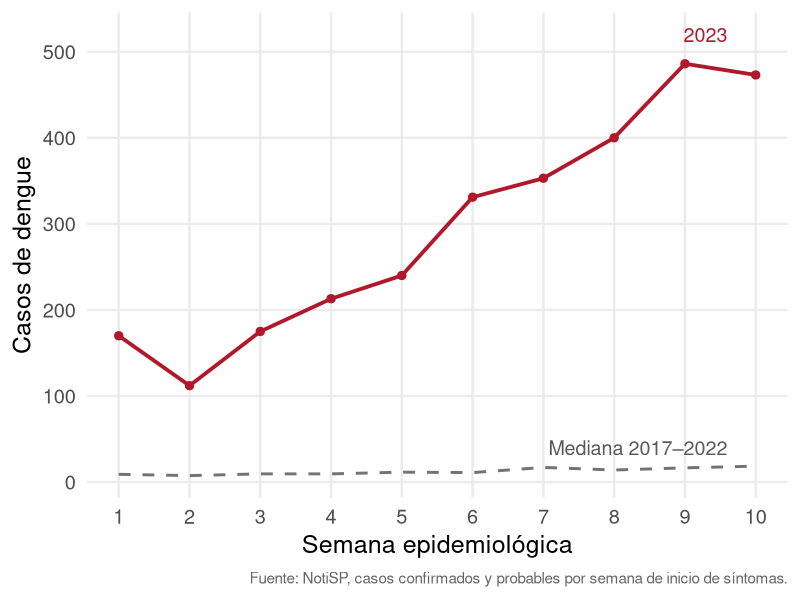
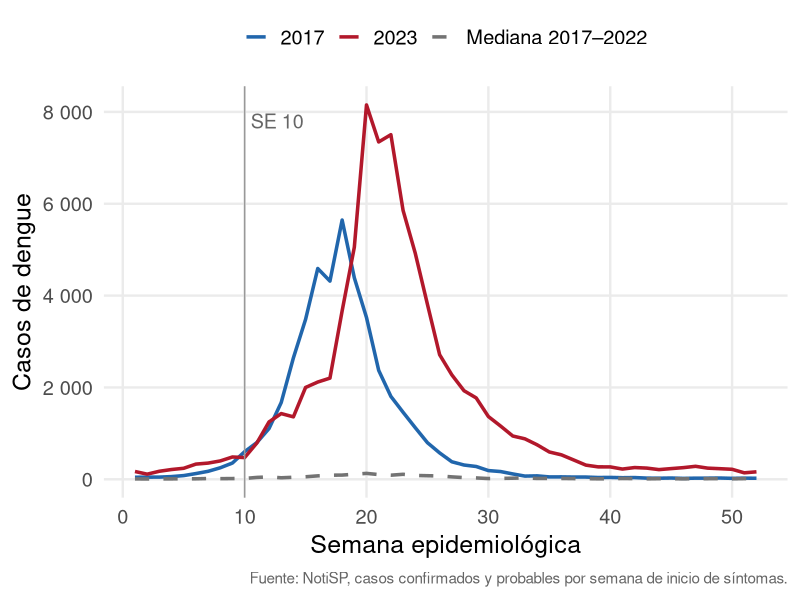
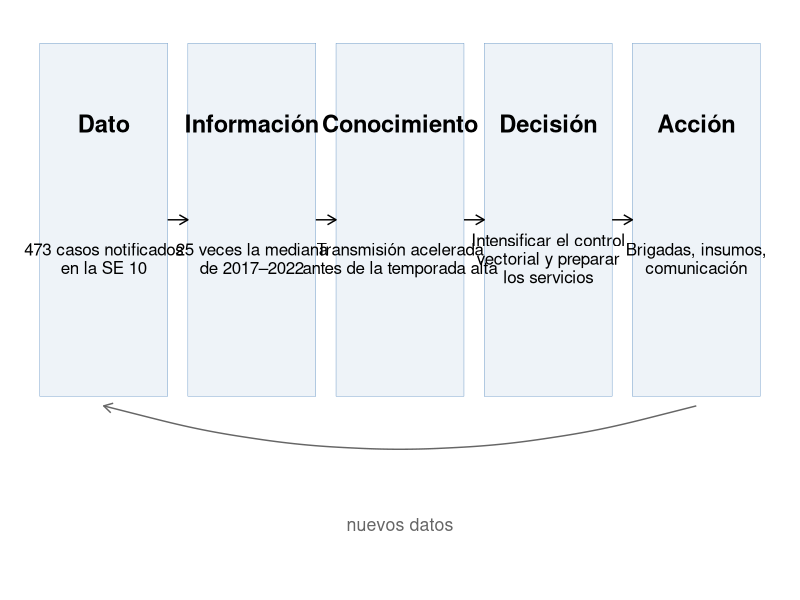
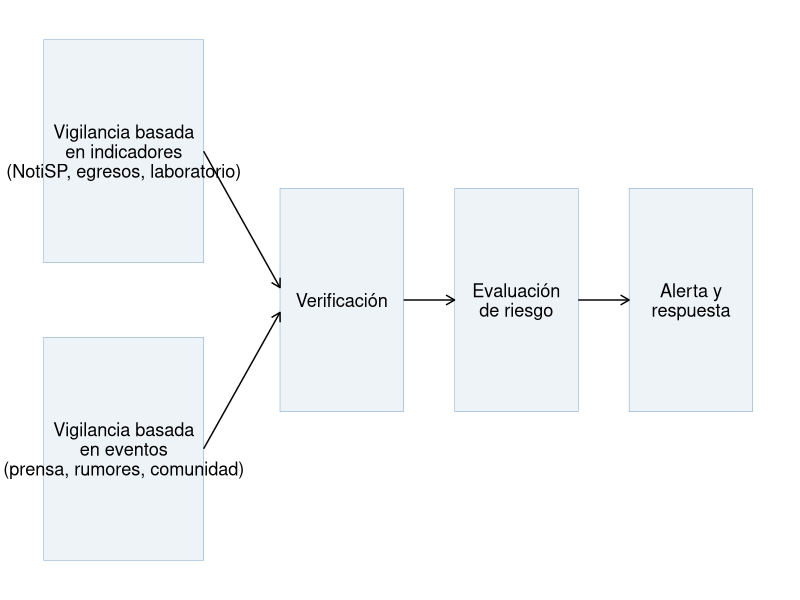

R code for these plots, in order:
## ---- chunk 1
#| label: datos
library(readr)
library(dplyr)
library(tidyr)
library(ggplot2)

dengue <- read_csv(
  file.path("..", "..", "datos", "procesados", "dengue_piura_semanal.csv"),
  show_col_types = FALSE
)

# Casos por año y semana, con ceros explícitos en semanas sin casos
serie <- dengue |>
  group_by(ano, semana) |>
  summarise(casos = sum(casos), .groups = "drop") |>
  complete(ano, semana = 1:52, fill = list(casos = 0))

referencia <- serie |>
  filter(ano %in% 2017:2022) |>
  group_by(semana) |>
  summarise(mediana = median(casos), .groups = "drop")

s2023 <- serie |> filter(ano == 2023)

tema <- theme_minimal(base_size = 18) +
  theme(panel.grid.minor = element_blank(),
        plot.caption = element_text(size = 11, colour = "grey40"))
fuente <- "Fuente: NotiSP, casos confirmados y probables por semana de inicio de síntomas."
## ---- chunk 2
#| label: curva-se10
#| fig-width: 11
#| fig-height: 5.2
s2023 |>
  filter(semana <= 10) |>
  ggplot(aes(semana, casos)) +
  geom_line(data = filter(referencia, semana <= 10),
            aes(y = mediana), linetype = "dashed", colour = "grey45",
            linewidth = 1) +
  geom_line(colour = "#b2182b", linewidth = 1.3) +
  geom_point(colour = "#b2182b", size = 2.5) +
  annotate("text", x = 9.6, y = 40, label = "Mediana 2017–2022",
           colour = "grey35", hjust = 1, size = 5) +
  annotate("text", x = 9.6, y = 520, label = "2023",
           colour = "#b2182b", hjust = 1, size = 5) +
  scale_x_continuous(breaks = 1:10) +
  labs(x = "Semana epidemiológica", y = "Casos de dengue", caption = fuente) +
  tema
## ---- chunk 3
#| label: curva-2023
#| fig-width: 11
#| fig-height: 5.4
bind_rows(
  s2023 |> mutate(serie = "2023"),
  serie |> filter(ano == 2017) |> mutate(serie = "2017"),
  referencia |> rename(casos = mediana) |> mutate(serie = "Mediana 2017–2022")
) |>
  ggplot(aes(semana, casos, colour = serie, linetype = serie)) +
  geom_line(linewidth = 1.2) +
  geom_vline(xintercept = 10, colour = "grey60") +
  annotate("text", x = 10.5, y = 7800, label = "SE 10", hjust = 0,
           colour = "grey40", size = 5) +
  scale_colour_manual(values = c("2023" = "#b2182b", "2017" = "#2166ac",
                                 "Mediana 2017–2022" = "grey45")) +
  scale_linetype_manual(values = c("2023" = "solid", "2017" = "solid",
                                   "Mediana 2017–2022" = "dashed")) +
  scale_y_continuous(labels = scales::label_number(big.mark = " ")) +
  labs(x = "Semana epidemiológica", y = "Casos de dengue", colour = NULL,
       linetype = NULL, caption = fuente) +
  tema +
  theme(legend.position = "top")
## ---- chunk 4
#| label: ciclo
#| fig-width: 12
#| fig-height: 4.2
cajas <- tibble::tibble(
  x = c(1, 3.2, 5.4, 7.6, 9.8),
  y = 1,
  titulo = c("Dato", "Información", "Conocimiento", "Decisión", "Acción"),
  texto = c("473 casos notificados\nen la SE 10",
            "25 veces la mediana\nde 2017–2022",
            "Transmisión acelerada\nantes de la temporada alta",
            "Intensificar el control\nvectorial y preparar\nlos servicios",
            "Brigadas, insumos,\ncomunicación")
)
ggplot(cajas) +
  geom_tile(aes(x, y), width = 1.9, height = 1.1, fill = "#eef3f8",
            colour = "#2166ac") +
  geom_text(aes(x, y + 0.3, label = titulo), fontface = "bold", size = 6) +
  geom_text(aes(x, y - 0.12, label = texto), size = 4.3, lineheight = 0.9) +
  annotate("segment", x = cajas$x[-5] + 0.95, xend = cajas$x[-1] - 0.95,
           y = 1, yend = 1, arrow = arrow(length = unit(0.25, "cm"))) +
  annotate("curve", x = 9.8, xend = 1, y = 0.42, yend = 0.42, curvature = -0.15,
           arrow = arrow(length = unit(0.25, "cm")), colour = "grey40") +
  annotate("text", x = 5.4, y = 0.05, label = "nuevos datos", colour = "grey40",
           size = 4.5) +
  coord_cartesian(xlim = c(0, 10.8), ylim = c(-0.1, 1.6)) +
  theme_void()
## ---- chunk 5
#| label: inteligencia-epidemica
#| fig-width: 12
#| fig-height: 4.2
nodos <- tibble::tibble(
  x = c(1.2, 1.2, 4.2, 6.6, 9),
  y = c(1.6, 0.4, 1, 1, 1),
  w = c(2.2, 2.2, 1.7, 1.7, 1.7),
  texto = c("Vigilancia basada\nen indicadores\n(NotiSP, egresos, laboratorio)",
            "Vigilancia basada\nen eventos\n(prensa, rumores, comunidad)",
            "Verificación", "Evaluación\nde riesgo", "Alerta y\nrespuesta")
)
ggplot(nodos) +
  geom_tile(aes(x, y, width = w), height = 0.9, fill = "#eef3f8",
            colour = "#2166ac") +
  geom_text(aes(x, y, label = texto), size = 4.6, lineheight = 0.9) +
  annotate("segment", x = c(2.3, 2.3, 5.05, 7.45), xend = c(3.35, 3.35, 5.75, 8.15),
           y = c(1.6, 0.4, 1, 1), yend = c(1.05, 0.95, 1, 1),
           arrow = arrow(length = unit(0.25, "cm"))) +
  coord_cartesian(xlim = c(0, 10), ylim = c(-0.1, 2.1)) +
  theme_void()
